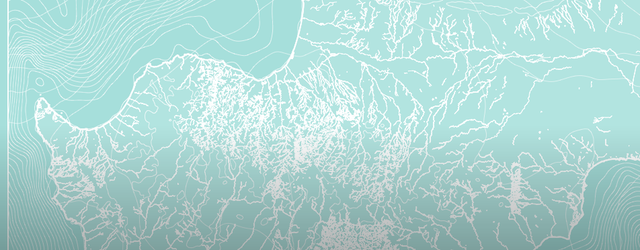
#> input picture src/hipparchus/ui/assets/about-cyprus.png, 640 x 250 px
$ python -i make_about_art.py   (imports and definitions only)
#> lines starting #> are read from the running program, lines starting #| are printed output that depends on the picture
#!/usr/bin/env python3
"""Make the splash's key art and maker's mark, so neither is a mystery file.

Both assets are shared with the macOS application, and both need a step Tk
cannot do at runtime:

* **The key art** needs its scrim baked in. SwiftUI composites a translucent
  gradient over the image; a Tk canvas cannot put a translucent layer over a
  `PhotoImage` at all, so the same gradient is burned into the pixels here with
  the same numbers the Mac uses.
* **The mark** needs to arrive at exactly twice the height it is drawn at,
  because Tk reduces images only by whole numbers and a fractional reduction
  smears a hairline logo.

    python3 scripts/make_about_art.py

Both sources live in the macOS repository beside this one; if it is not there,
the existing assets are left alone and this says so.
"""

from __future__ import annotations

from pathlib import Path
import subprocess
import sys

from PIL import Image

MAC_REPO = Path.home() / "AI" / "ClaudeCode" / "HipparchusMac"
ASSETS = Path(__file__).resolve().parent.parent / "src" / "hipparchus" / "ui" / "assets"

#: The size the splash draws the art at. The source is kept at twice it.
ART_SIZE = (640, 250)

#: The scrim, exactly as `AboutView.swift` composites it: nothing at the
#: vertical centre, thirty percent black at the bottom. It exists so white type
#: stays legible over the palest part of the sea without dimming the whole
#: picture.
SCRIM_OPACITY = 0.30

#: The mark is drawn at 48pt — the height the Mac derives from the type it sits
#: beside — so its file is kept at 96.
LOGO_FILE_SIZE = 96


def key_art(source: Path, destination: Path) -> None:
    """The island, resampled to the drawn size, with the scrim burned in."""
#> called with destination = 'out.png'
    with Image.open(source) as image:
#> image is the input picture: PIL image 640x250 RGB; mean R, G, B 175, 214.4, 211.4
        art = image.convert("RGB").resize(ART_SIZE, Image.LANCZOS)

    width, height = art.size
#> width = 640; height = 250
    scrim = Image.new("L", (1, height))
    middle = height / 2
#> middle = 125
    for y in range(height):
        # Nothing above the centre, then a straight ramp to the bottom.
        position = 0.0 if y <= middle else (y - middle) / (height - middle)
        scrim.putpixel((0, y), round(position * SCRIM_OPACITY * 255))

    art = Image.composite(
        Image.new("RGB", art.size, (0, 0, 0)),
        art,
        scrim.resize((width, height)),
    )
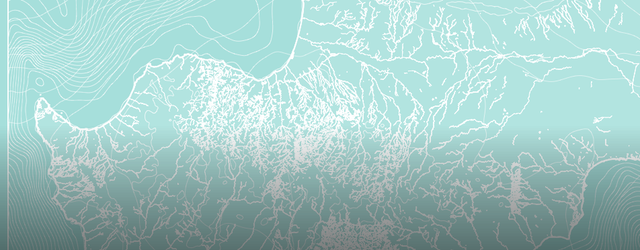
#> art: PIL image 640x250 RGB; mean R, G, B 163.5, 200.5, 197.7
    art.save(destination)
    print(f"wrote {destination} ({width}x{height}, scrim to {SCRIM_OPACITY:.0%})")
#| wrote out.png (640x250, scrim to 30%)


def makers_mark(source: Path, destination: Path) -> None:
    """The mark, rasterised from the vector file the Mac app ships."""
    rendered = destination.with_suffix(".tmp.png")
    subprocess.run(
        ["sips", "-s", "format", "png",
         "-z", str(LOGO_FILE_SIZE), str(LOGO_FILE_SIZE),
         str(source), "--out", str(rendered)],
        check=True, capture_output=True,
    )
    with Image.open(rendered) as image:
        image.convert("RGBA").save(destination)
    rendered.unlink()
    print(f"wrote {destination} ({LOGO_FILE_SIZE}x{LOGO_FILE_SIZE})")


def main() -> int:
    art_source = (
        MAC_REPO / "App" / "HipparchusApp" / "Resources" / "Assets.xcassets"
        / "CyprusAbout.imageset" / "CyprusAbout.png"
    )
    logo_source = (
        MAC_REPO / "App" / "HipparchusApp" / "Resources" / "Assets.xcassets"
        / "TVDLogo.imageset" / "TVDLogo.pdf"
    )

    missing = [path for path in (art_source, logo_source) if not path.is_file()]
    if missing:
        for path in missing:
            print(f"not found: {path}", file=sys.stderr)
        print("the macOS repository is not beside this one; assets left alone", file=sys.stderr)
        return 1

    key_art(art_source, ASSETS / "about-cyprus.png")
    makers_mark(logo_source, ASSETS / "tvd-logo.png")
    return 0


# [2 lines not run here, left out]

>>> result = key_art('../src/hipparchus/ui/assets/about-cyprus.png', 'out.png')

$ run again, on src/hipparchus/ui/assets/about-santorini.png
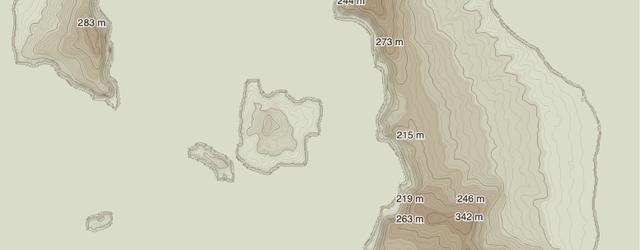
#> input picture src/hipparchus/ui/assets/about-santorini.png, 640 x 250 px
#> in key_art, image is the input picture: PIL image 640x250 RGB; mean R, G, B 208.9, 209.9, 188.5
#> in key_art, `art = Image.composite( Image.new("RGB", art.size, (0, 0, 0)), art, scr..`:
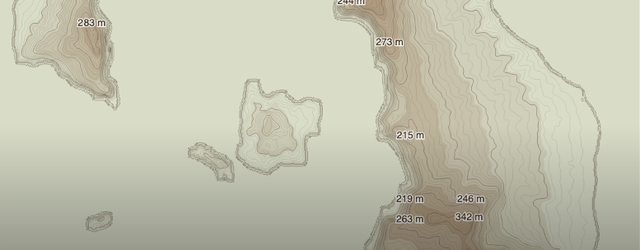
#> art: PIL image 640x250 RGB; mean R, G, B 193.4, 194.3, 174.5
#| wrote out.png (640x250, scrim to 30%)
